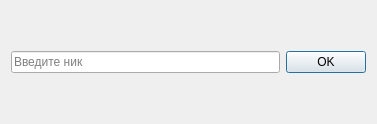
<?xml version="1.0" encoding="UTF-8"?>
<ui version="4.0">
 <class>Authorisation</class>
 <widget class="QDialog" name="Authorisation">
  <property name="geometry">
   <rect>
    <x>0</x>
    <y>0</y>
    <width>377</width>
    <height>124</height>
   </rect>
  </property>
  <property name="windowTitle">
   <string>Dialog</string>
  </property>
  <layout class="QGridLayout" name="gridLayout">
   <item row="0" column="0">
    <widget class="QLineEdit" name="nick">
     <property name="placeholderText">
      <string>Введите ник</string>
     </property>
    </widget>
   </item>
   <item row="0" column="1">
    <widget class="QPushButton" name="ok">
     <property name="text">
      <string>OK</string>
     </property>
    </widget>
   </item>
  </layout>
 </widget>
 <resources/>
 <connections/>
</ui>
